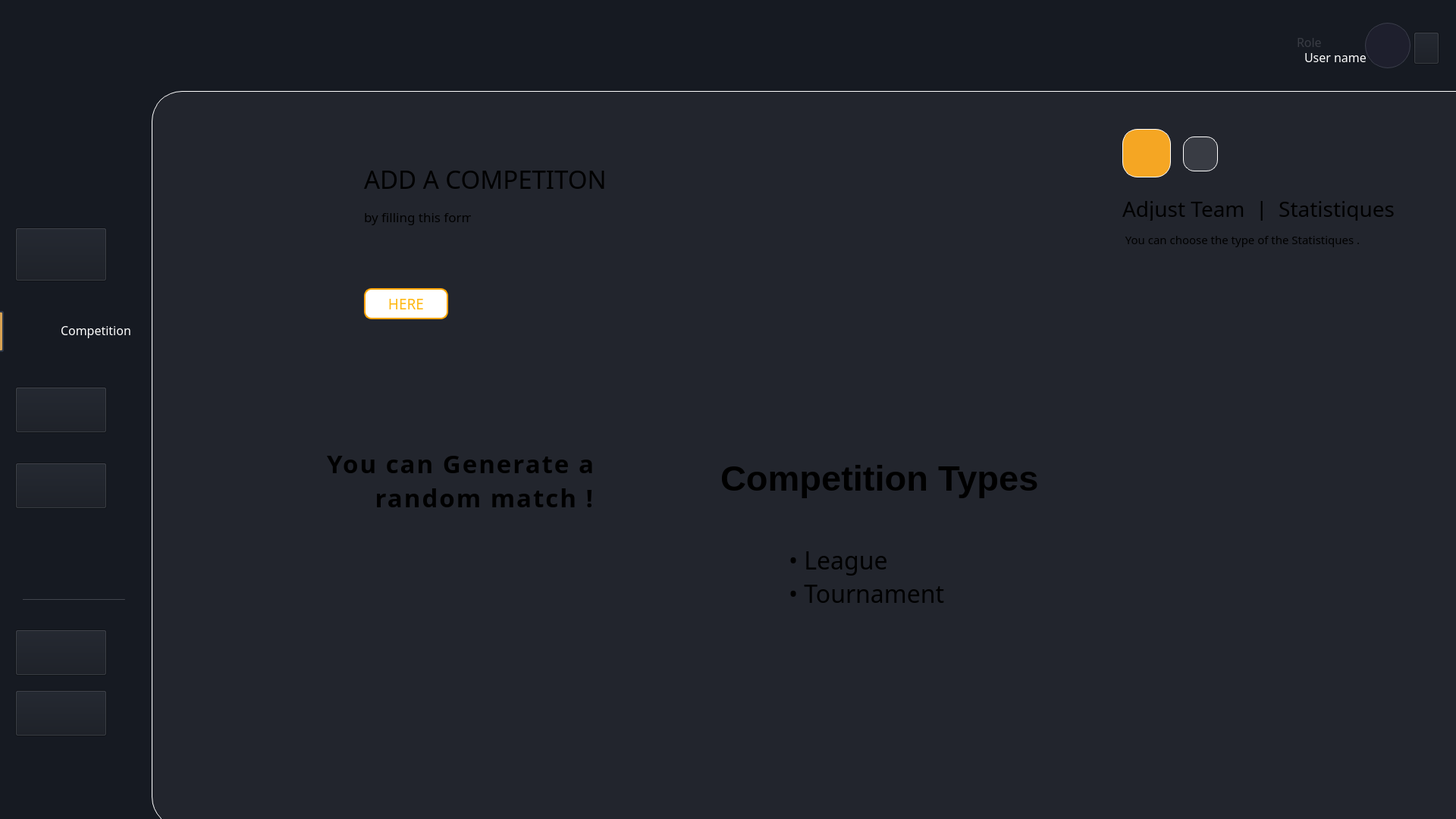
<?xml version="1.0" encoding="UTF-8"?>
<ui version="4.0">
 <class>competitionview</class>
 <widget class="QWidget" name="competitionview">
  <property name="geometry">
   <rect>
    <x>0</x>
    <y>0</y>
    <width>1920</width>
    <height>1080</height>
   </rect>
  </property>
  <property name="windowTitle">
   <string>MainWindow</string>
  </property>
  <property name="styleSheet">
   <string notr="true">background-color: #161A22;</string>
  </property>
  <widget class="QWidget" name="centralwidget" native="true">
   <property name="geometry">
    <rect>
     <x>0</x>
     <y>0</y>
     <width>2041</width>
     <height>1121</height>
    </rect>
   </property>
   <property name="styleSheet">
    <string notr="true">background-color: #161A22;</string>
   </property>
   <widget class="QPushButton" name="pushButton_3">
    <property name="geometry">
     <rect>
      <x>480</x>
      <y>380</y>
      <width>111</width>
      <height>41</height>
     </rect>
    </property>
    <property name="font">
     <font>
      <family>HP Simplified Jpan</family>
      <pointsize>14</pointsize>
     </font>
    </property>
    <property name="styleSheet">
     <string notr="true">
QPushButton#pushButton_3 {
border: 2px solid orange; /* Subtle white border */
border-radius: 10px;
background-color: rgb(255, 255, 255);
color: rgb(255, 184, 19);
}
QPushButton#pushButton_3:hover {
    background-color: #ebebeb; /* Lighter shade on hover */

}

QPushButton#pushButton_3:pressed {
    background-color: #ffe9c6; /* Darker shade when pressed */

}</string>
    </property>
    <property name="text">
     <string>HERE</string>
    </property>
    <property name="iconSize">
     <size>
      <width>16</width>
      <height>16</height>
     </size>
    </property>
   </widget>
   <widget class="QWidget" name="widget_2" native="true">
    <property name="geometry">
     <rect>
      <x>200</x>
      <y>120</y>
      <width>1851</width>
      <height>971</height>
     </rect>
    </property>
    <property name="styleSheet">
     <string notr="true">background-color: #22252D;
border-radius:40px;
border: 1px solid #FFFFFF; /* Subtle blue-gray border */
</string>
    </property>
   </widget>
   <widget class="QLabel" name="label_6">
    <property name="geometry">
     <rect>
      <x>30</x>
      <y>620</y>
      <width>28</width>
      <height>29</height>
     </rect>
    </property>
    <property name="styleSheet">
     <string notr="true">background-color: transparent;</string>
    </property>
    <property name="text">
     <string/>
    </property>
    <property name="pixmap">
     <pixmap resource="../images.qrc">:/compimg/Group 2.png</pixmap>
    </property>
    <property name="scaledContents">
     <bool>true</bool>
    </property>
   </widget>
   <widget class="Line" name="line_2">
    <property name="geometry">
     <rect>
      <x>-10</x>
      <y>410</y>
      <width>15</width>
      <height>54</height>
     </rect>
    </property>
    <property name="styleSheet">
     <string notr="true">QFrame#line_2 {
    background-color: #D8A353; /* Match the exact background color */
    border: 2px solid #2D3748; /* Darker border to contrast with background */
    border-radius: 3px;
}</string>
    </property>
    <property name="orientation">
     <enum>Qt::Orientation::Vertical</enum>
    </property>
   </widget>
   <widget class="QLabel" name="label_5">
    <property name="geometry">
     <rect>
      <x>30</x>
      <y>420</y>
      <width>27</width>
      <height>27</height>
     </rect>
    </property>
    <property name="styleSheet">
     <string notr="true">background-color: transparent;</string>
    </property>
    <property name="text">
     <string/>
    </property>
    <property name="pixmap">
     <pixmap resource="../images.qrc">:/compimg/Vectoror.png</pixmap>
    </property>
    <property name="scaledContents">
     <bool>true</bool>
    </property>
   </widget>
   <widget class="QLabel" name="label_4">
    <property name="geometry">
     <rect>
      <x>30</x>
      <y>320</y>
      <width>35</width>
      <height>35</height>
     </rect>
    </property>
    <property name="styleSheet">
     <string notr="true">background-color: transparent;</string>
    </property>
    <property name="text">
     <string/>
    </property>
    <property name="pixmap">
     <pixmap resource="../images.qrc">:/matchimg/Group 1.png</pixmap>
    </property>
    <property name="scaledContents">
     <bool>true</bool>
    </property>
   </widget>
   <widget class="QLabel" name="dashboard_3">
    <property name="geometry">
     <rect>
      <x>80</x>
      <y>520</y>
      <width>71</width>
      <height>31</height>
     </rect>
    </property>
    <property name="font">
     <font>
      <family>Franklin Gothic Book</family>
      <pointsize>12</pointsize>
     </font>
    </property>
    <property name="styleSheet">
     <string notr="true">background-color: transparent;
color:#393C44;</string>
    </property>
    <property name="text">
     <string>Match</string>
    </property>
   </widget>
   <widget class="QLabel" name="dashboard_2">
    <property name="geometry">
     <rect>
      <x>80</x>
      <y>320</y>
      <width>71</width>
      <height>31</height>
     </rect>
    </property>
    <property name="font">
     <font>
      <family>Franklin Gothic Book</family>
      <pointsize>12</pointsize>
     </font>
    </property>
    <property name="styleSheet">
     <string notr="true">background-color: transparent;
color:#393C44;</string>
    </property>
    <property name="text">
     <string>Player</string>
    </property>
   </widget>
   <widget class="QLabel" name="dashboard_4">
    <property name="geometry">
     <rect>
      <x>80</x>
      <y>620</y>
      <width>61</width>
      <height>31</height>
     </rect>
    </property>
    <property name="font">
     <font>
      <family>Franklin Gothic Book</family>
      <pointsize>12</pointsize>
      <bold>false</bold>
     </font>
    </property>
    <property name="styleSheet">
     <string notr="true">background-color: transparent;
color:#393C44;</string>
    </property>
    <property name="text">
     <string>Team</string>
    </property>
   </widget>
   <widget class="QLabel" name="dashboard_7">
    <property name="geometry">
     <rect>
      <x>80</x>
      <y>420</y>
      <width>131</width>
      <height>31</height>
     </rect>
    </property>
    <property name="font">
     <font>
      <family>Franklin Gothic Book</family>
      <pointsize>12</pointsize>
     </font>
    </property>
    <property name="styleSheet">
     <string notr="true">background-color: transparent;
color:white;</string>
    </property>
    <property name="text">
     <string>Competition</string>
    </property>
   </widget>
   <widget class="QLabel" name="label_12">
    <property name="geometry">
     <rect>
      <x>30</x>
      <y>520</y>
      <width>34</width>
      <height>32</height>
     </rect>
    </property>
    <property name="styleSheet">
     <string notr="true">background-color: transparent;</string>
    </property>
    <property name="text">
     <string/>
    </property>
    <property name="pixmap">
     <pixmap resource="../images.qrc">:/compimg/Group 3.png</pixmap>
    </property>
    <property name="scaledContents">
     <bool>true</bool>
    </property>
   </widget>
   <widget class="QLabel" name="label_7">
    <property name="geometry">
     <rect>
      <x>50</x>
      <y>30</y>
      <width>85</width>
      <height>85</height>
     </rect>
    </property>
    <property name="text">
     <string/>
    </property>
    <property name="pixmap">
     <pixmap resource="../images.qrc">:/compimg/logo football.png</pixmap>
    </property>
    <property name="scaledContents">
     <bool>true</bool>
    </property>
   </widget>
   <widget class="QLabel" name="label_14">
    <property name="geometry">
     <rect>
      <x>30</x>
      <y>920</y>
      <width>28</width>
      <height>29</height>
     </rect>
    </property>
    <property name="styleSheet">
     <string notr="true">background-color: transparent;</string>
    </property>
    <property name="text">
     <string/>
    </property>
    <property name="pixmap">
     <pixmap resource="../images.qrc">:/compimg/logout.png</pixmap>
    </property>
    <property name="scaledContents">
     <bool>true</bool>
    </property>
   </widget>
   <widget class="QLabel" name="dashboard_5">
    <property name="geometry">
     <rect>
      <x>80</x>
      <y>850</y>
      <width>71</width>
      <height>31</height>
     </rect>
    </property>
    <property name="font">
     <font>
      <family>Franklin Gothic Book</family>
      <pointsize>12</pointsize>
     </font>
    </property>
    <property name="styleSheet">
     <string notr="true">background-color: transparent;
color: rgb(158, 158, 158);</string>
    </property>
    <property name="text">
     <string>About</string>
    </property>
   </widget>
   <widget class="QLabel" name="dashboard_6">
    <property name="geometry">
     <rect>
      <x>80</x>
      <y>920</y>
      <width>71</width>
      <height>31</height>
     </rect>
    </property>
    <property name="font">
     <font>
      <family>Franklin Gothic Book</family>
      <pointsize>12</pointsize>
     </font>
    </property>
    <property name="styleSheet">
     <string notr="true">background-color: transparent;
color: rgb(158, 158, 158);</string>
    </property>
    <property name="text">
     <string>Log Out</string>
    </property>
   </widget>
   <widget class="QLabel" name="label_13">
    <property name="geometry">
     <rect>
      <x>30</x>
      <y>850</y>
      <width>28</width>
      <height>29</height>
     </rect>
    </property>
    <property name="styleSheet">
     <string notr="true">background-color: transparent;</string>
    </property>
    <property name="text">
     <string/>
    </property>
    <property name="pixmap">
     <pixmap resource="../images.qrc">:/compimg/language.png</pixmap>
    </property>
    <property name="scaledContents">
     <bool>true</bool>
    </property>
   </widget>
   <widget class="Line" name="line">
    <property name="geometry">
     <rect>
      <x>30</x>
      <y>790</y>
      <width>135</width>
      <height>1</height>
     </rect>
    </property>
    <property name="styleSheet">
     <string notr="true">background-color: #393C44;</string>
    </property>
    <property name="orientation">
     <enum>Qt::Orientation::Horizontal</enum>
    </property>
   </widget>
   <widget class="QLabel" name="label_8">
    <property name="geometry">
     <rect>
      <x>120</x>
      <y>90</y>
      <width>1411</width>
      <height>411</height>
     </rect>
    </property>
    <property name="styleSheet">
     <string notr="true">background-color: transparent;</string>
    </property>
    <property name="text">
     <string/>
    </property>
    <property name="pixmap">
     <pixmap resource="../images.qrc">:/compimg/Group 12.png</pixmap>
    </property>
    <property name="scaledContents">
     <bool>true</bool>
    </property>
   </widget>
   <widget class="QLabel" name="label_18">
    <property name="geometry">
     <rect>
      <x>480</x>
      <y>220</y>
      <width>531</width>
      <height>31</height>
     </rect>
    </property>
    <property name="font">
     <font>
      <family>Speedo</family>
      <pointsize>25</pointsize>
      <bold>false</bold>
     </font>
    </property>
    <property name="styleSheet">
     <string notr="true">background-color: transparent;</string>
    </property>
    <property name="text">
     <string>ADD A COMPETITON</string>
    </property>
   </widget>
   <widget class="QLabel" name="label_20">
    <property name="geometry">
     <rect>
      <x>480</x>
      <y>270</y>
      <width>141</width>
      <height>31</height>
     </rect>
    </property>
    <property name="font">
     <font>
      <family>Arial Nova</family>
      <pointsize>13</pointsize>
      <bold>false</bold>
     </font>
    </property>
    <property name="styleSheet">
     <string notr="true">background-color: transparent;</string>
    </property>
    <property name="text">
     <string>by filling this form</string>
    </property>
   </widget>
   <widget class="QLabel" name="label_9">
    <property name="geometry">
     <rect>
      <x>1450</x>
      <y>140</y>
      <width>449</width>
      <height>335</height>
     </rect>
    </property>
    <property name="styleSheet">
     <string notr="true">background-color: transparent;</string>
    </property>
    <property name="text">
     <string/>
    </property>
    <property name="pixmap">
     <pixmap resource="../images.qrc">:/compimg/Group 13.png</pixmap>
    </property>
    <property name="scaledContents">
     <bool>true</bool>
    </property>
   </widget>
   <widget class="QPushButton" name="pushButton_6">
    <property name="geometry">
     <rect>
      <x>1480</x>
      <y>170</y>
      <width>64</width>
      <height>64</height>
     </rect>
    </property>
    <property name="styleSheet">
     <string notr="true">/* Style for the pushButton_4 */
QPushButton#pushButton_6 {
    background-color: #F5A623; /* Original background color */
    color: #1A2633; /* Dark blue text */
    border: 1px solid white; /* Subtle white border */
    border-radius: 20px;
    min-width: 62px;
    min-height: 62px;
    
}

QPushButton#pushButton_4:hover {
    background-color: #ffdba2; /* Lighter shade on hover */
    min-width: 70px; /* Slight size increase */
    min-height: 70px;
    
}

QPushButton#pushButton_4:pressed {
    background-color: #d68f1e; /* Darker shade when pressed */
    min-width: 62px; /* Original size */
    min-height: 62px;
   
}</string>
    </property>
    <property name="text">
     <string/>
    </property>
    <property name="icon">
     <iconset resource="../images.qrc">
      <normaloff>:/compimg/pencil.png</normaloff>:/compimg/pencil.png</iconset>
    </property>
    <property name="iconSize">
     <size>
      <width>42</width>
      <height>42</height>
     </size>
    </property>
   </widget>
   <widget class="QPushButton" name="pushButton_4">
    <property name="geometry">
     <rect>
      <x>1560</x>
      <y>180</y>
      <width>46</width>
      <height>46</height>
     </rect>
    </property>
    <property name="styleSheet">
     <string notr="true">/* Style for the pushButton_5 */
QPushButton#pushButton_4 {
    background-color: #393C44; /* Original background color */
    color: #FFFFFF; /* White text for contrast */
	    border: 1px solid white; /* Subtle white border */
    border-radius: 15px;
    min-width: 44px;
    min-height: 44px;
   
}

QPushButton#pushButton_4:hover {
    background-color: #4A4E58; /* Lighter shade on hover */
    min-width: 60px; /* Slight size increase */
    min-height: 60px;
    
}

QPushButton#pushButton_4:pressed {
    background-color: #2D3037; /* Darker shade when pressed */
    min-width: 52px; /* Original size */
    min-height: 52px;
    
}</string>
    </property>
    <property name="text">
     <string/>
    </property>
    <property name="icon">
     <iconset resource="../images.qrc">
      <normaloff>:/compimg/statsIcon.png</normaloff>:/compimg/statsIcon.png</iconset>
    </property>
    <property name="iconSize">
     <size>
      <width>22</width>
      <height>22</height>
     </size>
    </property>
   </widget>
   <widget class="QLabel" name="label_19">
    <property name="geometry">
     <rect>
      <x>1480</x>
      <y>260</y>
      <width>531</width>
      <height>31</height>
     </rect>
    </property>
    <property name="font">
     <font>
      <family>Impact</family>
      <pointsize>21</pointsize>
      <bold>false</bold>
     </font>
    </property>
    <property name="styleSheet">
     <string notr="true">background-color: transparent;</string>
    </property>
    <property name="text">
     <string>Adjust Team  |  Statistiques</string>
    </property>
   </widget>
   <widget class="QLabel" name="label_22">
    <property name="geometry">
     <rect>
      <x>1480</x>
      <y>300</y>
      <width>331</width>
      <height>31</height>
     </rect>
    </property>
    <property name="font">
     <font>
      <family>Arial Nova</family>
      <pointsize>11</pointsize>
      <bold>false</bold>
     </font>
    </property>
    <property name="styleSheet">
     <string notr="true">background-color: transparent;</string>
    </property>
    <property name="text">
     <string> You can choose the type of the Statistiques .</string>
    </property>
   </widget>
   <widget class="QLabel" name="label">
    <property name="geometry">
     <rect>
      <x>240</x>
      <y>560</y>
      <width>558</width>
      <height>417</height>
     </rect>
    </property>
    <property name="styleSheet">
     <string notr="true">background-color:transparent;</string>
    </property>
    <property name="text">
     <string/>
    </property>
    <property name="pixmap">
     <pixmap resource="../images.qrc">:/compimg/genPic.png</pixmap>
    </property>
    <property name="scaledContents">
     <bool>true</bool>
    </property>
   </widget>
   <widget class="QLabel" name="label_2">
    <property name="geometry">
     <rect>
      <x>410</x>
      <y>580</y>
      <width>381</width>
      <height>151</height>
     </rect>
    </property>
    <property name="font">
     <font>
      <family>Arial Nova</family>
      <pointsize>25</pointsize>
      <bold>true</bold>
     </font>
    </property>
    <property name="whatsThis">
     <string>&lt;html&gt;&lt;head/&gt;&lt;body&gt;&lt;p align=&quot;center&quot;&gt;You can Generate a \n random match \n by selecting &lt;/p&gt;&lt;/body&gt;&lt;/html&gt;</string>
    </property>
    <property name="styleSheet">
     <string notr="true">letter-spacing:2px;
background-color: transparent;</string>
    </property>
    <property name="text">
     <string>  You can Generate a 
        random match ! 
      </string>
    </property>
   </widget>
   <widget class="QLabel" name="label_3">
    <property name="geometry">
     <rect>
      <x>910</x>
      <y>560</y>
      <width>988</width>
      <height>417</height>
     </rect>
    </property>
    <property name="styleSheet">
     <string notr="true">background-color: transparent;</string>
    </property>
    <property name="text">
     <string/>
    </property>
    <property name="pixmap">
     <pixmap resource="../images.qrc">:/compimg/CHP.png</pixmap>
    </property>
    <property name="scaledContents">
     <bool>true</bool>
    </property>
   </widget>
   <widget class="QLabel" name="label_15">
    <property name="geometry">
     <rect>
      <x>950</x>
      <y>600</y>
      <width>421</width>
      <height>61</height>
     </rect>
    </property>
    <property name="font">
     <font>
      <pointsize>35</pointsize>
      <bold>true</bold>
     </font>
    </property>
    <property name="styleSheet">
     <string notr="true">background-color: transparent;</string>
    </property>
    <property name="text">
     <string>Competition Types</string>
    </property>
   </widget>
   <widget class="QLabel" name="label_16">
    <property name="geometry">
     <rect>
      <x>1040</x>
      <y>700</y>
      <width>401</width>
      <height>121</height>
     </rect>
    </property>
    <property name="font">
     <font>
      <family>Segoe Print</family>
      <pointsize>24</pointsize>
      <bold>false</bold>
     </font>
    </property>
    <property name="styleSheet">
     <string notr="true">background-color: transparent;</string>
    </property>
    <property name="text">
     <string>• League
• Tournament</string>
    </property>
   </widget>
   <widget class="QLabel" name="currentUserPhotoLabel">
    <property name="geometry">
     <rect>
      <x>1800</x>
      <y>30</y>
      <width>60</width>
      <height>60</height>
     </rect>
    </property>
    <property name="styleSheet">
     <string notr="true">background: #1E1F2D;
border: 1px solid #3A3D4A;
border-radius: 	30px;
box-shadow: 0 4px 10px rgba(0, 0, 0, 0.2);</string>
    </property>
    <property name="text">
     <string/>
    </property>
    <property name="scaledContents">
     <bool>true</bool>
    </property>
   </widget>
   <widget class="QPushButton" name="userbutton">
    <property name="geometry">
     <rect>
      <x>1864</x>
      <y>42</y>
      <width>34</width>
      <height>43</height>
     </rect>
    </property>
    <property name="styleSheet">
     <string notr="true">background: linear-gradient(45deg, #0288D1 0%, #03A9F4 100%);
border-radius: 30px;
transition: background 0.3s, transform 0.2s;
}
QPushButton:hover {
 background: linear-gradient(45deg, #03A9F4 0%, #4FC3F7 100%);
 transform: scale(1.1);
}
QPushButton:pressed {
 background: linear-gradient(45deg, #01579B 0%, #0288D1 100%);
 transform: scale(0.9);
}</string>
    </property>
    <property name="text">
     <string/>
    </property>
    <property name="icon">
     <iconset>
      <normaloff>:/images/logout.png</normaloff>:/images/logout.png</iconset>
    </property>
    <property name="iconSize">
     <size>
      <width>40</width>
      <height>40</height>
     </size>
    </property>
   </widget>
   <widget class="QLabel" name="dashboard_9">
    <property name="geometry">
     <rect>
      <x>1720</x>
      <y>60</y>
      <width>81</width>
      <height>31</height>
     </rect>
    </property>
    <property name="font">
     <font>
      <family>Franklin Gothic Book</family>
      <pointsize>12</pointsize>
      <bold>false</bold>
     </font>
    </property>
    <property name="styleSheet">
     <string notr="true">background-color: transparent;
color:white;</string>
    </property>
    <property name="text">
     <string>User name</string>
    </property>
   </widget>
   <widget class="QLabel" name="dashboard_8">
    <property name="geometry">
     <rect>
      <x>1710</x>
      <y>40</y>
      <width>71</width>
      <height>31</height>
     </rect>
    </property>
    <property name="font">
     <font>
      <family>Franklin Gothic Book</family>
      <pointsize>12</pointsize>
     </font>
    </property>
    <property name="styleSheet">
     <string notr="true">background-color: transparent;
color:#393C44;</string>
    </property>
    <property name="text">
     <string>Role</string>
    </property>
   </widget>
   <widget class="QLabel" name="label_17">
    <property name="geometry">
     <rect>
      <x>1873</x>
      <y>60</y>
      <width>16</width>
      <height>10</height>
     </rect>
    </property>
    <property name="styleSheet">
     <string notr="true">background-color: transparent;</string>
    </property>
    <property name="text">
     <string/>
    </property>
    <property name="pixmap">
     <pixmap resource="../images.qrc">:/img/Vectorrrr.png</pixmap>
    </property>
    <property name="scaledContents">
     <bool>true</bool>
    </property>
   </widget>
   <widget class="QPushButton" name="playerButton">
    <property name="geometry">
     <rect>
      <x>20</x>
      <y>300</y>
      <width>121</width>
      <height>71</height>
     </rect>
    </property>
    <property name="styleSheet">
     <string notr="true">background: linear-gradient(45deg, #0288D1 0%, #03A9F4 100%);
border-radius: 30px;
transition: background 0.3s, transform 0.2s;
}
QPushButton:hover {
 background: linear-gradient(45deg, #03A9F4 0%, #4FC3F7 100%);
 transform: scale(1.1);
}
QPushButton:pressed {
 background: linear-gradient(45deg, #01579B 0%, #0288D1 100%);
 transform: scale(0.9);
}</string>
    </property>
    <property name="text">
     <string/>
    </property>
    <property name="icon">
     <iconset>
      <normaloff>:/images/logout.png</normaloff>:/images/logout.png</iconset>
    </property>
    <property name="iconSize">
     <size>
      <width>40</width>
      <height>40</height>
     </size>
    </property>
   </widget>
   <widget class="QPushButton" name="teamButton">
    <property name="geometry">
     <rect>
      <x>20</x>
      <y>610</y>
      <width>121</width>
      <height>61</height>
     </rect>
    </property>
    <property name="styleSheet">
     <string notr="true">background: linear-gradient(45deg, #0288D1 0%, #03A9F4 100%);
border-radius: 30px;
transition: background 0.3s, transform 0.2s;
}
QPushButton:hover {
 background: linear-gradient(45deg, #03A9F4 0%, #4FC3F7 100%);
 transform: scale(1.1);
}
QPushButton:pressed {
 background: linear-gradient(45deg, #01579B 0%, #0288D1 100%);
 transform: scale(0.9);
}</string>
    </property>
    <property name="text">
     <string/>
    </property>
    <property name="icon">
     <iconset>
      <normaloff>:/images/logout.png</normaloff>:/images/logout.png</iconset>
    </property>
    <property name="iconSize">
     <size>
      <width>40</width>
      <height>40</height>
     </size>
    </property>
   </widget>
   <widget class="QPushButton" name="logout">
    <property name="geometry">
     <rect>
      <x>20</x>
      <y>910</y>
      <width>121</width>
      <height>61</height>
     </rect>
    </property>
    <property name="styleSheet">
     <string notr="true">background: linear-gradient(45deg, #0288D1 0%, #03A9F4 100%);
border-radius: 30px;
transition: background 0.3s, transform 0.2s;
}
QPushButton:hover {
 background: linear-gradient(45deg, #03A9F4 0%, #4FC3F7 100%);
 transform: scale(1.1);
}
QPushButton:pressed {
 background: linear-gradient(45deg, #01579B 0%, #0288D1 100%);
 transform: scale(0.9);
}</string>
    </property>
    <property name="text">
     <string/>
    </property>
    <property name="icon">
     <iconset>
      <normaloff>:/images/logout.png</normaloff>:/images/logout.png</iconset>
    </property>
    <property name="iconSize">
     <size>
      <width>40</width>
      <height>40</height>
     </size>
    </property>
   </widget>
   <widget class="QPushButton" name="matchButton">
    <property name="geometry">
     <rect>
      <x>20</x>
      <y>510</y>
      <width>121</width>
      <height>61</height>
     </rect>
    </property>
    <property name="styleSheet">
     <string notr="true">background: linear-gradient(45deg, #0288D1 0%, #03A9F4 100%);
border-radius: 30px;
transition: background 0.3s, transform 0.2s;
}
QPushButton:hover {
 background: linear-gradient(45deg, #03A9F4 0%, #4FC3F7 100%);
 transform: scale(1.1);
}
QPushButton:pressed {
 background: linear-gradient(45deg, #01579B 0%, #0288D1 100%);
 transform: scale(0.9);
}</string>
    </property>
    <property name="text">
     <string/>
    </property>
    <property name="icon">
     <iconset>
      <normaloff>:/images/logout.png</normaloff>:/images/logout.png</iconset>
    </property>
    <property name="iconSize">
     <size>
      <width>40</width>
      <height>40</height>
     </size>
    </property>
   </widget>
   <widget class="QPushButton" name="aboutButton">
    <property name="geometry">
     <rect>
      <x>20</x>
      <y>830</y>
      <width>121</width>
      <height>61</height>
     </rect>
    </property>
    <property name="styleSheet">
     <string notr="true">background: linear-gradient(45deg, #0288D1 0%, #03A9F4 100%);
border-radius: 30px;
transition: background 0.3s, transform 0.2s;
}
QPushButton:hover {
 background: linear-gradient(45deg, #03A9F4 0%, #4FC3F7 100%);
 transform: scale(1.1);
}
QPushButton:pressed {
 background: linear-gradient(45deg, #01579B 0%, #0288D1 100%);
 transform: scale(0.9);
}</string>
    </property>
    <property name="text">
     <string/>
    </property>
    <property name="icon">
     <iconset>
      <normaloff>:/images/logout.png</normaloff>:/images/logout.png</iconset>
    </property>
    <property name="iconSize">
     <size>
      <width>40</width>
      <height>40</height>
     </size>
    </property>
   </widget>
   <zorder>widget_2</zorder>
   <zorder>label</zorder>
   <zorder>label_8</zorder>
   <zorder>label_9</zorder>
   <zorder>label_6</zorder>
   <zorder>line_2</zorder>
   <zorder>label_5</zorder>
   <zorder>label_4</zorder>
   <zorder>dashboard_3</zorder>
   <zorder>dashboard_2</zorder>
   <zorder>dashboard_4</zorder>
   <zorder>dashboard_7</zorder>
   <zorder>label_12</zorder>
   <zorder>label_7</zorder>
   <zorder>label_14</zorder>
   <zorder>dashboard_5</zorder>
   <zorder>dashboard_6</zorder>
   <zorder>label_13</zorder>
   <zorder>line</zorder>
   <zorder>pushButton_6</zorder>
   <zorder>pushButton_4</zorder>
   <zorder>label_19</zorder>
   <zorder>label_22</zorder>
   <zorder>label_18</zorder>
   <zorder>label_20</zorder>
   <zorder>pushButton_3</zorder>
   <zorder>label_2</zorder>
   <zorder>label_3</zorder>
   <zorder>label_15</zorder>
   <zorder>label_16</zorder>
   <zorder>currentUserPhotoLabel</zorder>
   <zorder>userbutton</zorder>
   <zorder>dashboard_9</zorder>
   <zorder>dashboard_8</zorder>
   <zorder>label_17</zorder>
   <zorder>playerButton</zorder>
   <zorder>teamButton</zorder>
   <zorder>logout</zorder>
   <zorder>matchButton</zorder>
   <zorder>aboutButton</zorder>
  </widget>
 </widget>
 <resources>
  <include location="../images.qrc"/>
 </resources>
 <connections/>
</ui>
